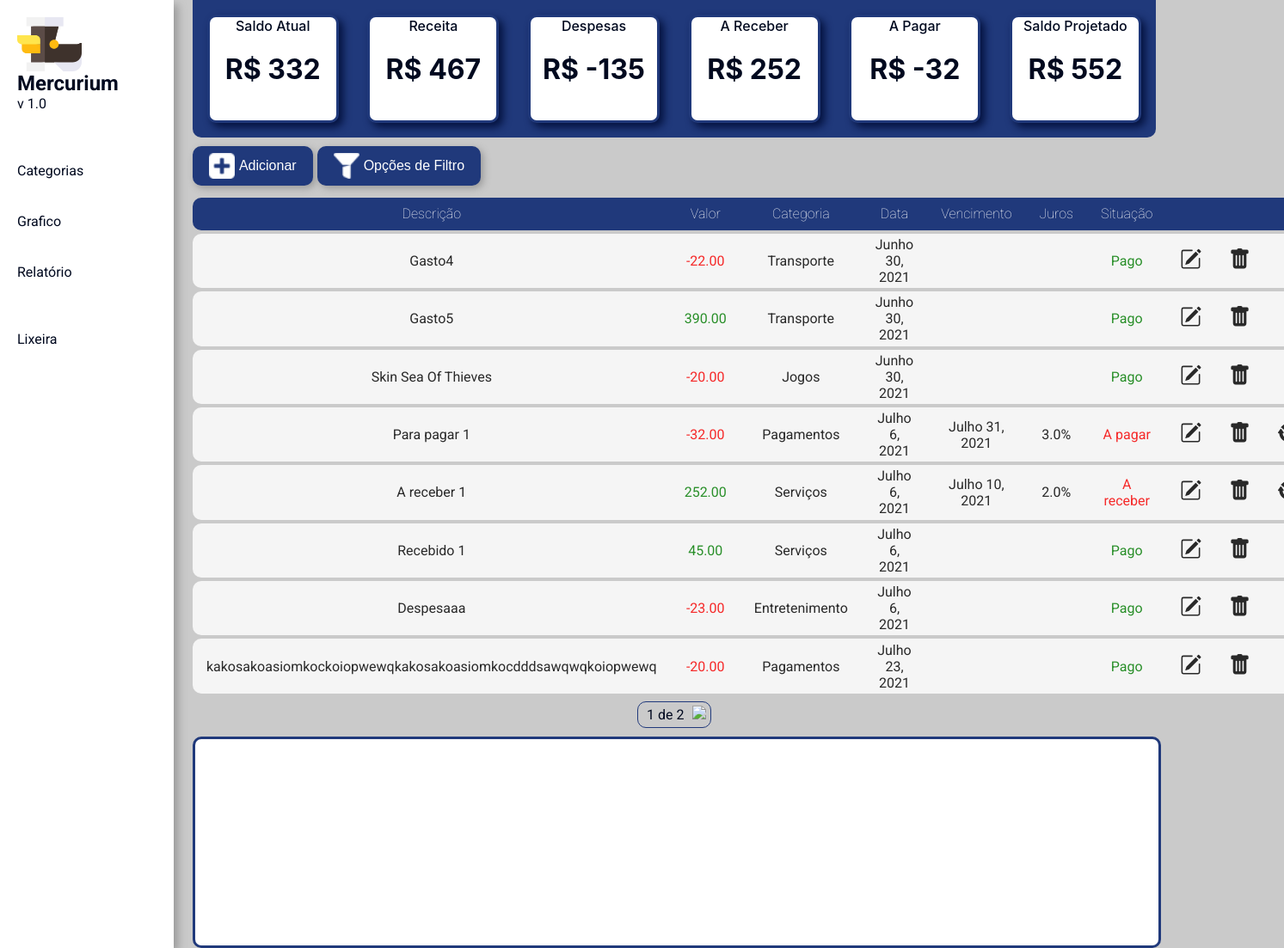
The page / on the database its author committed.
### app_mercurium/models.py (models this page shows, shortened)
class Item(models.Model):
    description = models.CharField('Descrição', max_length=100)
    value = models.DecimalField('Valor', max_digits=8, decimal_places=2)
    original_value = models.DecimalField('Valor original', max_digits=8, decimal_places=2, blank=True)
    CHOICE_TYPE = (
        ('Receita', 'Receita'),
        ('Despesa', 'Despesa')
    )
    type_item = models.CharField('Tipo', max_length=50, choices=CHOICE_TYPE)
    cat = models.ForeignKey(Category, on_delete=models.CASCADE, verbose_name="Categoria")
    date = models.DateField('Data')
    status_payment = models.BooleanField('Pago', default=True)
    date_payment = models.DateField('Data Vencimento', blank=True)
    fees = models.DecimalField('Juros', max_digits=5, decimal_places=1, blank=True)
    status = models.BooleanField(default=True) #

class Category(models.Model):
    name = models.CharField('Nome categoria', max_length=100)
    def __str__(self):
        return self.name

### app_mercurium/views.py (the view)
# urls.py: path('', index),
def index(request):
    items = Item.objects.filter(status=True)
    calc_fee(items.filter(status_payment=False))
    if request.method == 'GET':
        word_key = request.GET.get('word-key')
        init_date = request.GET.get('init-date')
        end_date = request.GET.get('end-date')
        init_value = request.GET.get('init-value')
        end_value = request.GET.get('end-value')
        items = filter_items(request, items, word_key, init_date, end_date, init_value, end_value)
    gain = items.filter(type_item='Receita', status_payment=True).aggregate(Sum('value'))
    to_gain = items.filter(type_item='Receita', status_payment=False).aggregate(Sum('value'))
    expenses = items.filter(type_item='Despesa', status_payment=True).aggregate(Sum('value'))
    to_pay = items.filter(type_item='Despesa', status_payment=False).aggregate(Sum('value'))
    current_balance = items.filter(status_payment=True).aggregate(Sum('value'))
    balance = items.aggregate(Sum('value'))
    paginator = Paginator(items, 8)
    page = request.GET.get('page')
    items_list = paginator.get_page(page)
    data = {'items_list' : items_list, 'balance' : balance, 'gain' : gain, 'to_gain' : to_gain,'expenses' : expenses, 'to_pay' : to_pay, 'current_balance' : current_balance}
    return render(request, 'list_transactions.html', data)

### app_mercurium/utils.py (called while the page is built)
def days_between_dates(date):
    today = date.today()
    return abs((today-date).days)

### app_mercurium/views.py (called while the page is built)
def calc_fee(items):
    for item in items:
        if date.today() > item.date_payment:
            days = days_between_dates(item.date_payment)
            item.value = item.original_value + (item.original_value * ((item.fees/100)*days))
            item.save()

### app_mercurium/templates/list_transactions.html (shortened to what this page needs)
{% load static %}
<!DOCTYPE html>
<html lang="pt-br">
<head>
    <link rel="stylesheet" type="text/css" href="{% static 'css/style.css' %}">
</head>
<body>
    <div class="sidebar">
        <a class="logo" href="/"><img width="75" src="{% static 'img/svg/Logo_Mercurium.svg' %}">
            <div class="title">Mercurium</div>
            <div class="sub-title">v 1.0</div>
        </a>
        <br>
        <a href="/categories.html">Categorias</a>
        <a href="/wallets.html">Grafico</a>
        <a href="#">Relatório</a>
        <br>
        <a href="/trash.html">Lixeira</a>
    </div>
    <div class="dashboard-container">
            {% if balance.value__sum == NULL %}
                <div class="box-1">Saldo Atual <br> <h1>R$ 0</h1> </div>
            {% else %}
                <div class="box-1">Saldo Atual <br> <h1>R$ {{current_balance.value__sum}}</h1> </div>
            {% endif %}
            {% if gain.value__sum == NULL %}
                <div class="box-2">Receita <br> <h1>R$ 0</h1> </div>
            {% else %}
                <div class="box-2">Receita <br> <h1>R$ {{gain.value__sum}}</h1> </div>
            {% endif %}
            {% if expenses.value__sum == NULL %}
                <div class="box-3">Despesas <p> <h1>R$ 0</h1> </div>
            {% else %}
                <div class="box-3">Despesas <p> <h1>R$ {{expenses.value__sum}}</h1> </div>
            {% endif %}
            {% if to_gain.value__sum == NULL %}
                <div class="box-3">A Receber <br> <h1>R$ 0</h1> </div>
            {% else %}
                <div class="box-3">A Receber <br> <h1>R$ {{to_gain.value__sum}}</h1> </div>
            {% endif %}
            {% if to_pay.value__sum == NULL %}
                <div class="box-5">A Pagar <br> <h1>R$ 0</h1> </div>
            {% else %}
                <div class="box-5">A Pagar <br> <h1>R$ {{to_pay.value__sum}}</h1> </div>
            {% endif %}
            {% if balance.value__sum == NULL %}
                <div class="box-6">Saldo Projetado <br> <h1>R$ 0</h1> </div>
            {% else %}
                <div class="box-6">Saldo Projetado <br> <h1>R$ {{balance.value__sum}}</h1> </div>
            {% endif %}
    </div>
    <div class="content-container">
        <div class="table-container">
            <table class="main-table" id="main-table">
                <a href="create.html"><button class="modal-form"><img width="30" src="{% static 'img/png/plus-signal.png' %}">Adicionar</button></a>
                <a href="#"><button class="modal-form" onclick="modal_filter()"><img width="30" src="{% static 'img/png/filled-filter.png' %}">Opções de Filtro</button></a>
                <thead>
                    <tr>
                        <th>Descrição</th>
                        <th>Valor</th>
                        <th>Categoria</th>
                        <th>Data</th>
                        <th>Vencimento</th>
                        <th>Juros</th>
                        <th>Situação</th>
                        <th></th>
                        <th></th>
                        <th></th>
                    </tr>
                </thead>
                <tbody>
                    {% for item in items_list %}
                        <tr>
                            <td>{{item.description}}</td>
                            {% if item.type_item == 'Receita' %}
                                <td class="pg">{{item.value}}</td>
                            {% else %}
                                <td class="apg">{{item.value}}</td>
                            {% endif %}
                            <td>{{item.cat}}</td>
                            {% if item.date == item.date_payment %}
                            <td>{{item.date}}</td>
                            <td></td>
                            <td></td>
                            {% else %}
                            <td>{{item.date}}</td>
                            <td>{{item.date_payment}}</td>
                            <td>{{item.fees}}%</td>
                            {% endif %}
                            {% if item.status_payment == True %}
                                    <td class="pg">Pago</td>
                            {% else %}
                                {% if item.type_item == 'Receita' %}
                                    <td class="apg">A receber</td>
                                {% else %}
                                    <td class="apg">A pagar</td>
                                {% endif %}
                            {% endif %}
                            <td>
                            <button class="btn_edit">
                                <a href="update/{{item.id}}">
                                    <img width="25" src="{% static 'img/svg/pencil-square.svg' %}">
                                </a>
                            </button>
                            </td>
                            <td>
                            <button onclick="confirm_action()" class="btn_delete">
                                <a href="delete/{{item.id}}">
                                    <img width="25" src="{% static 'img/svg/trash-fill.svg' %}">
                                </a>
                            </button>
                            </td>
                            {% if item.status_payment == False %}
                            <td>
                                <button class="btn_pay">
                                    <a href="pay/{{item.id}}">
                                        <img width="25" src="{% static 'img/svg/transaction.svg' %}">
                                    </a>
                                </button>
                            </td>
                            {% else %}
                            <td></td>
                            {% endif %}
                        </tr>
                    {% endfor %}
                </tbody>
            </table>
            {% if items_list %}
            <div class ="pagination">
                <span class="step-links">
                    <span class="current">
                        {{items_list.number}} de {{items_list.paginator.num_pages}}
                    </span>
                    {% if items_list.has_next %}
                    <a href="?page={{ items_list.next_page_number }}"><img src="{% static 'img/png/next.png' %}"></a>
                    {% endif %}
                </span>
            </div>
            {% endif %}
        </div>
    </div>
    <div class="graphic-container">
    </div>
</body>
</html>

### app_mercurium/static/css/style.css (style rules this page uses)
:root { --bm-color:#20397B; --bo-color: #00091F; --bg-color:#CACACA; --sw-color:#999999; --bg-red-btn:#A61022; --bg-red-btn-h:#CF0A2C; --bg-blue-btn:#20397B; --bg-blue-btn-h:#0057BE; --bo-gray-inp:#CCCCCC; --bg-alert-mes:#F3CDCF; --bo-red-mes:#FF0000; --co-red-mes: #bd0000; --bg-gre-mes:#C2DAC2; }
body { margin: 0; padding: 0; height: 100vh; font-family: 'Roboto', sans-serif; background-color: var(--bg-color); }
.logo img { float: left; margin-right: 10px; }
.title { font-weight: bold; font-size: 1.5rem; }
.sidebar { margin: 0; padding: 0; width: 13.5%; background-color: white; position: fixed; height: 100%; overflow: auto; box-shadow: 5px 5px 10px var(--sw-color); }
.sidebar a:not(.active) { display: block; color: var(--bo-color); padding: 20px; text-decoration: none; }
.dashboard-container { display: flex; background-color: var(--bm-color); background-size: 50%, 25%, 25%; width: 75%; min-width: 47.5rem; height: 10rem; max-height: 10rem; margin-left: 15%; border-radius: 0px 0px 10px 10px; }
.box-1, .box-2, .box-3, .box-4, .box-5, .box-6 { flex: 1; margin: 1.5%; background-color: white; color: var(--bo-color); border: 3px solid var(--bm-color); border-radius: 10px; box-shadow: 5px 5px 10px rgb(4, 18, 63); font-family:-apple-system, BlinkMacSystemFont, 'Segoe UI', Roboto, Oxygen, Ubuntu, Cantarell, 'Open Sans', 'Helvetica Neue', sans-serif; text-align: center; font-weight: 500; font-size: 1rem; }
.content-container { width: 75%; margin-left: 15%; display: flex; flex-direction: row; }
.main-table { z-index: 1; margin-top: 10px; width: 100%; text-align: center; overflow: hidden; border-collapse:separate; border-spacing: 0 0.3rem; }
.main-table tbody tr { opacity: 0.8; }
.main-table thead tr th:last-child, .main-table tbody tr td:last-child { border-radius: 0 10px 10px 0; }
.main-table thead tr th:first-child, .main-table tbody tr td:first-child { border-radius: 10px 0px 0px 10px; }
.main-table th { color: white; background-color: var(--bm-color); padding: 0.6rem 1rem; font-size: 1rem; font-weight: lighter; }
.main-table tbody td { padding: 0.2rem 1rem; background-color: white; }
.table-container { width: 100%; }
.btn_edit, .btn_delete, .btn_pay { padding:0px; background-color: white; cursor: pointer; border: none; }
.pagination { margin-top: 10px; width: 100%; text-align: center; }
.step-links { border-radius: 10px; padding: 5px; border: solid 1px var(--bm-color); color: var(--bo-color); }
.step-links .current { margin-left: 5px; margin-right: 5px; }
button.modal-form { margin-top: 10px; margin-right: 5px; font-size: 1rem; padding: 0.3rem 1rem; border-radius: 10px; background-color: var(--bm-color); color: white; border: none; cursor: pointer; line-height: 30px; border: 3px solid var(--bm-color); box-shadow: 3px 3px 9px var(--sw-color); }
button.modal-form img { margin-right: 5px; float: left; }
.pg { color: green; }
.apg { color: red; }
.graphic-container { margin-top: 1rem; border-radius: 10px; width: 75%; min-width: 45rem; height: 15rem; margin-left: 15%; background-color: white; border: 3px solid var(--bm-color); }

### rows shown on the page
Item: description "Gasto4", value "-22.00", cat "Transporte", date "Junho 30, 2021", status_payment "Pago"
Item: description "Gasto5", value "390.00", cat "Transporte", date "Junho 30, 2021", status_payment "Pago"
Item: description "Skin Sea Of Thieves", value "-20.00", cat "Jogos", date "Junho 30, 2021", status_payment "Pago"
Item: description "Para pagar 1", value "-32.00", cat "Pagamentos", date "Julho 6, 2021", date_payment "Julho 31, 2021", fees "3.0", status_payment "A pagar"
Item: description "A receber 1", value "252.00", cat "Serviços", date "Julho 6, 2021", date_payment "Julho 10, 2021", fees "2.0", status_payment "A receber"
Item: description "Recebido 1", value "45.00", cat "Serviços", date "Julho 6, 2021", status_payment "Pago"
Item: description "Despesaaa", value "-23.00", cat "Entretenimento", date "Julho 6, 2021", status_payment "Pago"
Item: description "kakosakoasiomkockoiopwewqkakosakoasiomkocdddsawqwqkoiopwewq", value "-20.00", cat "Pagamentos", date "Julho 23, 2021", status_payment "Pago"

### other values the page prints
{{ current_balance.value__sum }} "332"
{{ gain.value__sum }} "467"
{{ expenses.value__sum }} "-135"
{{ to_gain.value__sum }} "252"
{{ to_pay.value__sum }} "-32"
{{ balance.value__sum }} "552"
{{ items_list.number }} "1"
{{ items_list.paginator.num_pages }} "2"
